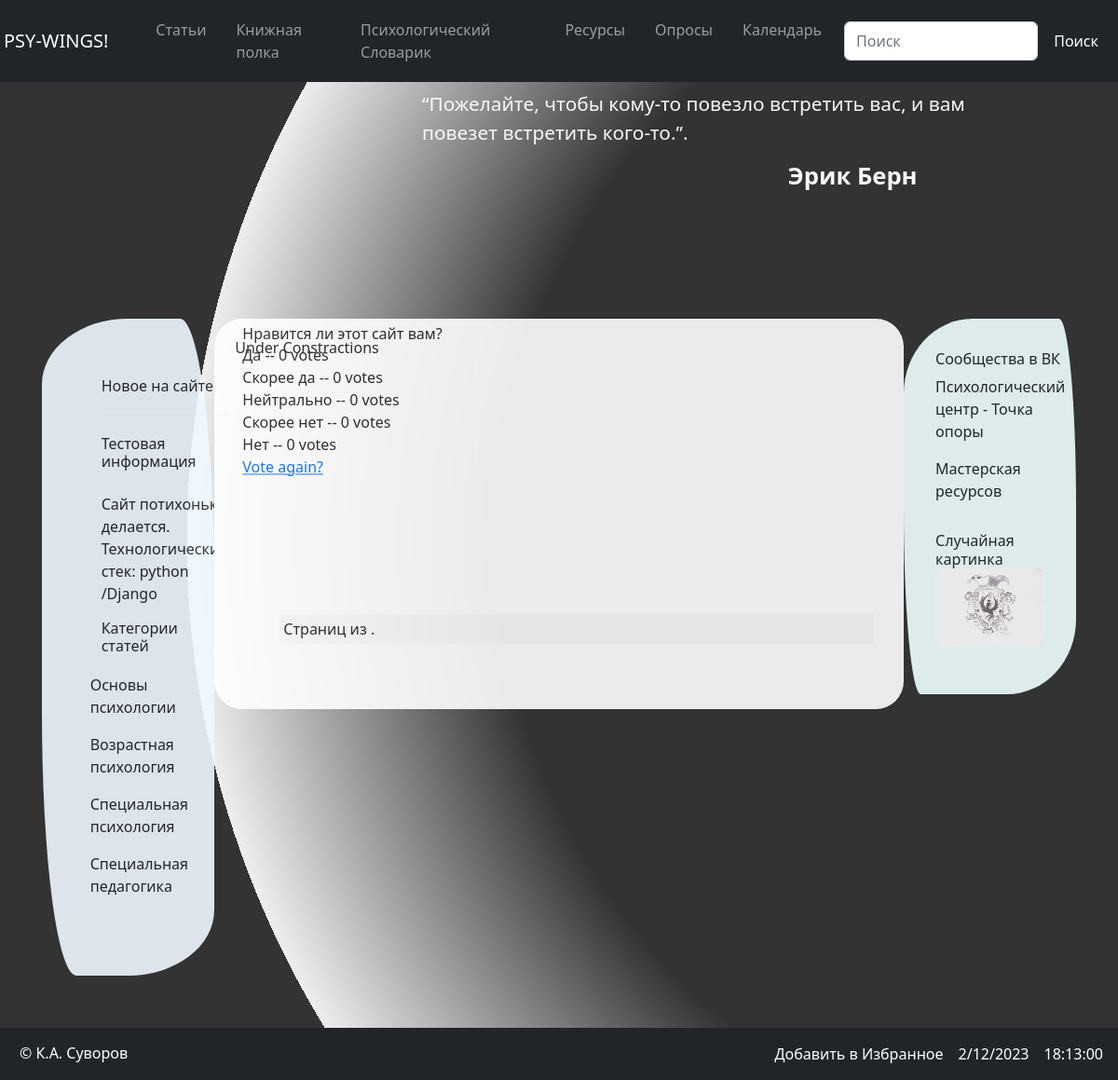
The app's page /psy_wings/1/results/ with its own data.
### psywings/models.py (models this page shows, shortened)
class Quotas(models.Model):
    auto_increment_id = models.AutoField(primary_key=True)
    name = models.CharField(max_length=250, verbose_name='ФИО Деятеля')
    text = models.TextField(blank=True, null=True, verbose_name='Цитата')
    created_at = models.DateTimeField(auto_now=True, verbose_name='Дата создания')
    updated_at = models.DateTimeField(auto_now=True, verbose_name='Дата обновления')
    is_published = models.BooleanField(default=True, verbose_name='Опубликовано')
    user = models.ForeignKey(User, on_delete=models.PROTECT)
    class Meta:
        verbose_name = 'Цитата'
        verbose_name_plural = 'Цитаты'
        ordering = ['-is_published']

class News(models.Model):
    user = models.ForeignKey(User, on_delete=models.PROTECT)
    title = models.CharField(max_length=250, verbose_name='Заголовок')
    message = RichTextField()
    created_at = models.DateTimeField(auto_now_add=True, verbose_name='Опубликовано')
    updated_at = models.DateTimeField(auto_now=True, verbose_name='Обновлено')
    is_published = models.BooleanField(default=True, verbose_name='Опубликовано')
    class Meta:
        verbose_name = 'Новость'
        verbose_name_plural = 'Новости'
        ordering = ['-updated_at']

class CategoryPost(models.Model):
    post_category_id = models.AutoField(primary_key=True)
    title = models.CharField(max_length=225, db_index=True, verbose_name='Название Категория', unique=True)
    is_published = models.BooleanField(default=True, verbose_name='Опубликовано')
    created_at = models.DateTimeField(auto_now_add=True, verbose_name='Опубликовано')
    updated_at = models.DateTimeField(auto_now=True, verbose_name='Обновлено')
    objects = CategoryPostsManager()
    class Meta:
        verbose_name = 'Категория для поста'
        verbose_name_plural = 'Категории для постов'
        ordering = ['-is_published']

class Question(models.Model):
    question_text = models.CharField(max_length=200)
    pub_date = models.DateTimeField('date published')

class Choice(models.Model):
    question = models.ForeignKey(Question, on_delete=models.CASCADE)
    choice_text = models.CharField(max_length=200)
    votes = models.IntegerField(default=0)

class FriendLinks(models.Model):
    auto_increment_id = models.AutoField(primary_key=True)
    title = models.CharField(max_length=128, blank=False, null=False, verbose_name='Название сайта')
    url = models.URLField(verbose_name='URL Сайта')
    description = models.TextField(blank=True, null=True, verbose_name='Описание сайта')
    updated_at = models.DateTimeField(auto_now=True, verbose_name='Обновлено')
    is_published = models.BooleanField(default=True, verbose_name='Опубликовано')
    user = models.ForeignKey(User, on_delete=models.PROTECT)
    objects = LinksManager()
    class Meta:
        verbose_name = 'URL сайта друзей'
        verbose_name_plural = 'URL сайтов друзей'
        ordering = ['-is_published']

class Gallery(models.Model):
    title = models.CharField(max_length=225, verbose_name='Название')
    foto = models.ImageField(upload_to='media/pic/%Y/%m/%d/', verbose_name='Картинка', blank=True, null=True)
    created_at = models.DateTimeField(auto_now_add=True, verbose_name='Опубликовано')
    updated_at = models.DateTimeField(auto_now=True, verbose_name='Обновлено')
    is_published = models.BooleanField(default=True, verbose_name='Опубликовано')
    image_category = models.ForeignKey(CategoryGallery, on_delete=models.PROTECT, null=True)
    class Meta:
        verbose_name = 'Фотография'
        verbose_name_plural = 'Фотографии'
        ordering = ['created_at']

### psywings/views.py (the view)
# urls.py: path('<int:pk>/results/', ResultsView.as_view(), name='results_poll'),
class ResultsView(generic.DetailView):
    model = Question
    template_name = 'psywings/poll_results.html'

### psywings/templatetags/site_tags.py (called while the page is built)
@register.simple_tag(name='get_friends_list')
def get_friends_list():
    return FriendLinks.objects.order_by("?")[0:3]

@register.simple_tag(name='get_post_categories')
def get_post_categories():
    return CategoryPost.objects.all()

@register.simple_tag(name='get_list_quotas')
def get_quotes():
    return Quotas.objects.all().order_by('?').filter(is_published=True)[0:1]

@register.simple_tag(name='get_list_gallery')
def get_list_gallery():
    return Gallery.objects.all().order_by('?').filter(is_published=True)[0:1]

@register.simple_tag(name='get_fresh_news')
def get_fresh_news():
    return News.objects.all().order_by('-created_at').filter(is_published=True)[0:3]

### psywings/templates/psywings/poll_results.html (shortened to what this page needs)
{% extends "base.html" %}
{% load static %}
{% block content %}
<h2>Under Constractions</h2>
<div class="mx-auto m-5 p-2 container position-relative top-50 start-50 translate-middle main clearfix">
    <div class="row">
       <h1>{{ question.question_text }}</h1>
        <ul>
        {% for choice in question.choice_set.all %}
            <li>{{ choice.choice_text }} -- {{ choice.votes }} vote{{ choice.votes|pluralize }}</li>
        {% endfor %}
        </ul>
        <a href="{% url 'psywings:detail_poll' question.id %}">Vote again?</a>
    </div>
</div>
<div class="pagination col-md-11 p-1 m-5 bg-light text-dark text-center">
    <span class="step-links">
        <span class="current">
            Страниц {{ page_obj.number }} из {{ page_obj.paginator.num_pages }}.
        </span>
    </span>
</div>
{% endblock %}

### templates/inc/_topline.html
{% load site_tags %}
<div class="container-fluid banners text-light p-4 m-5 clearfix">
    <div class="col-md-7 align-items-right float-end" style="height: 150px;">
        {% get_list_quotas as list_quotas %}
            {% for item in list_quotas %}
        <p class="float-end m-1 p-1" style="position: relative;
                                            right: 15%;
                                            font-size: 1.3rem;
                                            justify-content: right;
                                            align-items: right;">
            <q>{{ item.text }}</q>.</p>
        <br />
        <h4 class="float-start m-1 p-1" style="position: relative;
                                                left: 50%;
                                                font-size: 1.6rem;
                                                justify-content: right;
                                                align-items: right;">
        <b>{{ item.name }}</b></h4>
        {% endfor %}
    </div>
</div>

### templates/inc/_leftbar.html
{% load site_tags %}
<div class="float-start p-2">
    <h4>Новое на сайте</h4>
    <hr style="margin: 20px 0;
                padding: 0;
                height: 0;
                border: none;
                border-top: 2px dotted #ddd;">
    {% get_fresh_news as news %}
    {% for item in news %}
        <h5>{{ item.title }}</h5>
    <br />
            {{ item.message }}
    {% endfor %}
</div>
<div class="float-start p-2">
        <h4>Категории статей</h4>
    <br />
    {% get_post_categories as post_cat %}
     {% for item in post_cat %}
        <ul class="navbar-nav">
            <li class="nav-item m-0 float-start" style="border: 0px groove; border-radius: 16px; margin: -0.75rem !important;">
              <a href="{% url 'psywings:get_post_category' item.pk %}" class="nav-link">{{ item.title }}</a>
            </li>
        </ul>
    <br />
    {% endfor %}
</div>

### templates/inc/_rightbar.html
{% load site_tags %}
<div class="float-start p-2 m-1">
        <h4>Сообщества в ВК</h4>
    {% get_friends_list as friends %}
    {% for item in friends %}
        {% if item.title is not None and item.url is not None %}
            <ul class="navbar-nav">
                <li class="nav-item">
                  <a href="{{ item.url }}" class="float-start nav-link" target="_blank">{{ item.title }}</a>
                </li>
            </ul>
        {% else %}
            <h5>Список друзей пока пуст</h5>
        {% endif %}
    {% endfor %}
</div>
<div class="float-start p-2 m-1">
        <h4>Случайная картинка </h4>
    {% get_list_gallery as pics %}
    {% for item in pics %}
        {% if item.foto %}
    <img src="{{ item.foto.url }}" alt="{{ item.title }}" width="360" class="random_image img-responsive img-fluid rounded mx-auto d-block" style="
                                                                                                                                object-fit: none;
                                                                                                                                object-position: center;
                                                                                                                                object-fit: cover;
                                                                                                                                display: block;
                                                                                                                                width: 100%;
                                                                                                                                max-width: 360px;
                                                                                                                                margin-bottom: 1rem;">
                        {% else %}
    <img src="https://phonoteka.org/uploads/posts/2022-02/1643964527_45-phonoteka-org-p-raznotsvetnii-fon-razmitii-50.jpg" width='360' alt="Размытое изображение">
                        {% endif %}
    {% endfor %}
</div>

### templates/base.html (style rules this page uses)
html, body, div, span, h1, h2, h3, h4, h5, h6, p, em, img, strong, sub, sup, b, u, i, dl, dt, dd, ol, ul, li, fieldset, form, label, table, tbody, tfoot, thead, tr, th, td, article, aside, canvas, details, figcaption, figure, footer, header, hgroup, menu, nav, section, summary, time, mark, audio, video { margin: 0; padding: 0; border: 0; outline: 0; vertical-align: baseline; background: transparent; font-size: 100%; }
a { margin:0; padding:0; font-size:100%; vertical-align:baseline; background:transparent; outline:none; }
ul { list-style-type: none; }

### records on screen
Quotas: text "Пожелайте, чтобы кому-то повезло встретить вас, и вам повезет встретить кого-то.", name "Эрик Берн"
News: title "Тестовая информация", message "Сайт потихоньку делается. Технологический стек: python /Django"
CategoryPost: title "Основы психологии"
CategoryPost: title "Возрастная психология"
CategoryPost: title "Специальная психология"
CategoryPost: title "Специальная педагогика"
Question: question_text "Нравится ли этот сайт вам?"
Choice: choice_text "Да", votes "0"
Choice: choice_text "Скорее да", votes "0"
Choice: choice_text "Нейтрально", votes "0"
Choice: choice_text "Скорее нет", votes "0"
Choice: choice_text "Нет", votes "0"
FriendLinks: title "Психологический центр - Точка опоры"
FriendLinks: title "Мастерская ресурсов"
Gallery: foto (picture)
